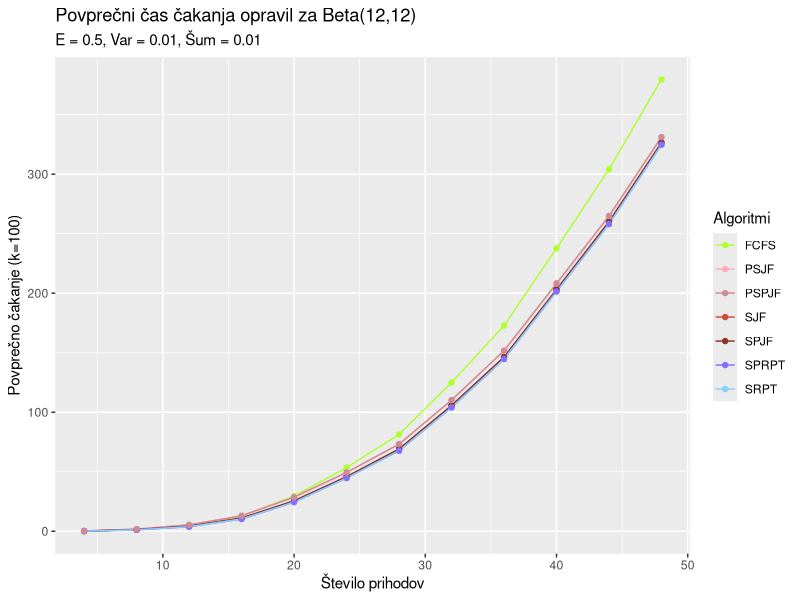
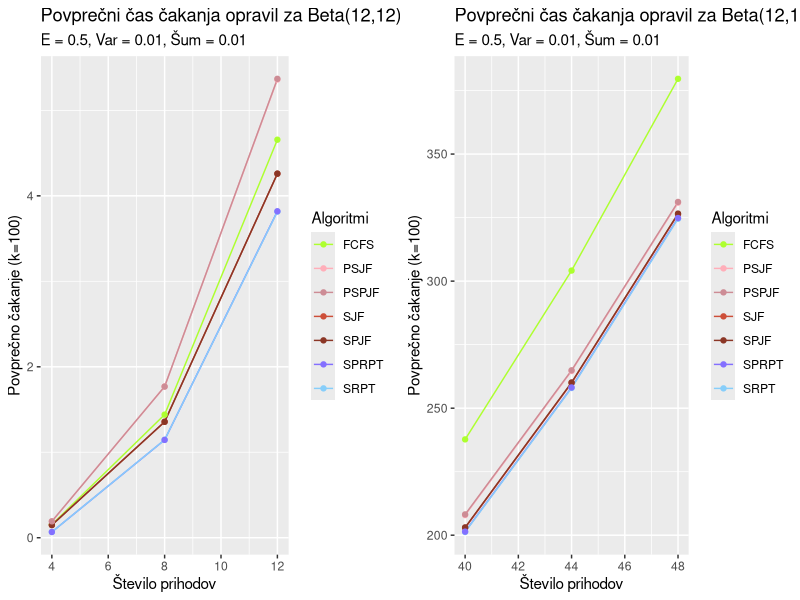

Reproduce these figures in R, in order.
# prikaz od 4 do 48, vseh algoritmov z majhno varianco

library(ggplot2)
library(tidyr)
library(ggpubr)


Beta_porazdelitev_n = read.csv("tabele_beta_n_majhna.csv")

Beta = Beta_porazdelitev_n

x = c(4, 8, 12 , 16 , 20 , 24,28,32,36,40,44,48)

z = 0.5 # povprecni cas cakanja

df = cbind(x ,Beta)

Tabela = df %>% pivot_longer( !x, names_to = "Algoritmi", values_to = "Povprecno cakanje")

cakanje_beta_majhna = ggplot(Tabela, aes(x=x, y = `Povprecno cakanje`, col = Algoritmi)) +
  geom_line()+
  geom_point() + labs(title = "Povprečni čas čakanja opravil za Beta(12,12)", subtitle = "E = 0.5, Var = 0.01, Šum = 0.01" ,y = "Povprečno čakanje (k=100)", x = "Število prihodov") +
  scale_colour_manual(values=c('greenyellow','lightpink1',"lightpink3", "tomato3",'tomato4',"lightslateblue", "lightskyblue"))


Beta_manj = Beta_porazdelitev_n[1:3,]
x_manj = c(4, 8, 12 )
df_manj = cbind(x_manj ,Beta_manj)
Tabela_manj = df_manj %>% pivot_longer( !x_manj, names_to = "Algoritmi", values_to = "Povprecno cakanje")

cakanje_beta_majhna_4_12 = ggplot(Tabela_manj, aes(x=x_manj, y = `Povprecno cakanje`, col = Algoritmi)) +
  geom_line()+
  geom_point() + labs(title = "Povprečni čas čakanja opravil za Beta(12,12)", subtitle = "E = 0.5, Var = 0.01, Šum = 0.01" ,y = "Povprečno čakanje (k=100)", x = "Število prihodov") +
  scale_colour_manual(values=c('greenyellow','lightpink1',"lightpink3", "tomato3",'tomato4',"lightslateblue", "lightskyblue"))




Beta_vec = Beta_porazdelitev_n[10:12,]
x_vec = c(40, 44, 48 )
df_vec = cbind(x_vec ,Beta_vec)
Tabela_vec = df_vec %>% pivot_longer( !x_vec, names_to = "Algoritmi", values_to = "Povprecno cakanje")

cakanje_beta_majhna_40_48 = ggplot(Tabela_vec, aes(x=x_vec, y = `Povprecno cakanje`, col = Algoritmi)) +
  geom_line()+
  geom_point() + labs(title = "Povprečni čas čakanja opravil za Beta(12,12)", subtitle = "E = 0.5, Var = 0.01, Šum = 0.01" ,y = "Povprečno čakanje (k=100)", x = "Število prihodov") +
  scale_colour_manual(values=c('greenyellow','lightpink1',"lightpink3", "tomato3",'tomato4',"lightslateblue", "lightskyblue"))

cakanje_beta_majhna

ggarrange(cakanje_beta_majhna_4_12,cakanje_beta_majhna_40_48,
          ncol = 2, nrow = 1)

